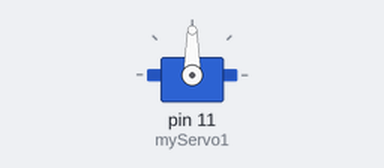
Recording of a sketch running on a simulated Arduino Uno, built with avr-gcc and run on an emulated ATmega328P. On the bench: servo.

Above: at 0.05 s.
At 2.95 s:
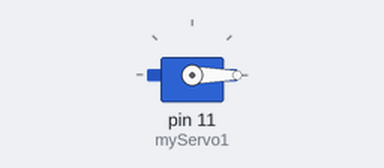
At 5.95 s:
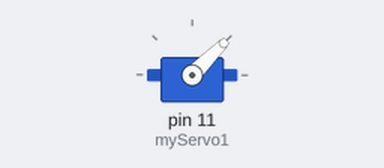
At 13.95 s:
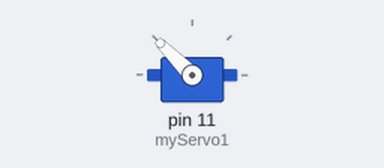
Timing chart, 0 to 20.8 s (numbered marks = the images above):
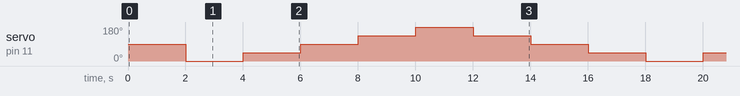

Measured:
- by itself, servo on pin 11 (myServo1): repeats every 16.0 s: 45° 2.0 s, 90° 2.0 s, 135° 2.0 s, 180° 2.0 s, 135° 2.0 s, 90° 2.0 s, 45° 2.0 s, 0° 2.0 s

The sketch:

servoTest.ino
```cpp
#include <Servo.h>

Servo myServo1;
Servo myServo2;
Servo myServo3;

void setup()
{
    myServo1.attach(11);
    myServo1.write(90);
}

void loop()
{
  delay(2000);
  myServo1.write(0);

  delay(2000);
  myServo1.write(45);

  delay(2000);
  myServo1.write(90);

  delay(2000);
  myServo1.write(135);

  delay(2000);
  myServo1.write(180);

  delay(2000);
  myServo1.write(135);

  delay(2000);
  myServo1.write(90);

  delay(2000);
  myServo1.write(45);
}
```
